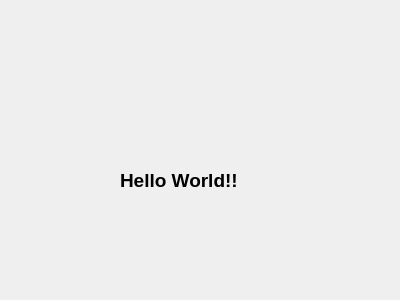
<?xml version="1.0" encoding="UTF-8"?>
<ui version="4.0">
 <class>Dialog</class>
 <widget class="QDialog" name="Dialog">
  <property name="geometry">
   <rect>
    <x>0</x>
    <y>0</y>
    <width>400</width>
    <height>300</height>
   </rect>
  </property>
  <property name="windowTitle">
   <string>Hello World</string>
  </property>
  <property name="sizeGripEnabled">
   <bool>false</bool>
  </property>
  <widget class="QLabel" name="label_helloworld">
   <property name="geometry">
    <rect>
     <x>120</x>
     <y>140</y>
     <width>121</width>
     <height>81</height>
    </rect>
   </property>
   <property name="font">
    <font>
     <pointsize>14</pointsize>
     <weight>75</weight>
     <bold>true</bold>
    </font>
   </property>
   <property name="text">
    <string>Hello World!!</string>
   </property>
  </widget>
 </widget>
 <resources/>
 <connections/>
</ui>
